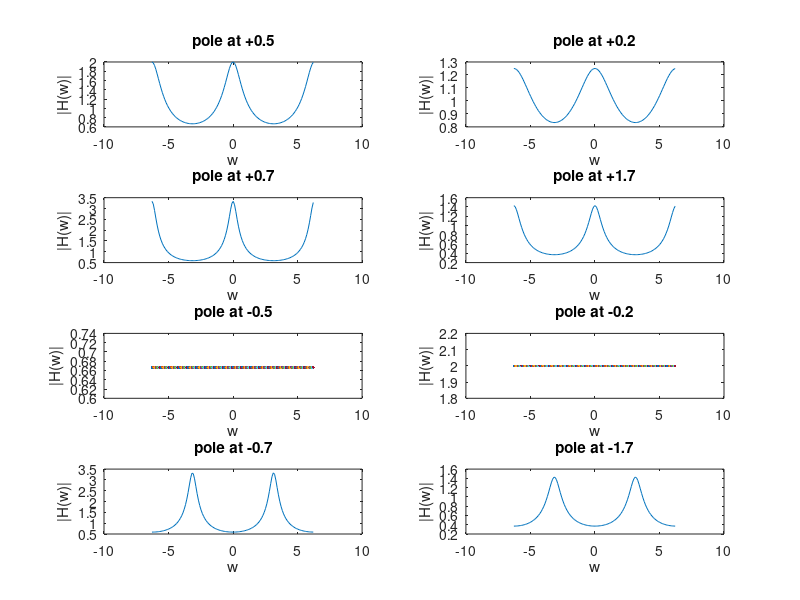

The MATLAB source for this figure:
clc;close;clear all
w=-2*pi:0.1:2*pi;
h1=1./(exp(j.*w)-0.5);
h2=1./(exp(j.*w)-0.2);
h3=1./(exp(j.*w)-0.7);
h4=1./(exp(j.*w)-1.7);
subplot(4,2,1);
plot(w,abs(h1))
title("pole at +0.5");
xlabel("w");
ylabel("|H(w)|");

subplot(4,2,2);
plot(w,abs(h2))
title("pole at +0.2");
xlabel("w");
ylabel("|H(w)|");

subplot(4,2,3);
plot(w,abs(h3))
title("pole at +0.7");
xlabel("w");
ylabel("|H(w)|");

subplot(4,2,4);
plot(w,abs(h4))
title("pole at +1.7");
xlabel("w");
ylabel("|H(w)|");

h5=1./(exp(j.*0)+0.5);
h6=1./(exp(j.*pi)+0.5);
h7=1./(exp(j.*w)+0.7);
h8=1./(exp(j.*w)+1.7);
subplot(4,2,5);
plot(w,abs(h5))
title("pole at -0.5");
xlabel("w");
ylabel("|H(w)|");

subplot(4,2,6);
plot(w,abs(h6))
title("pole at -0.2");
xlabel("w");
ylabel("|H(w)|");

subplot(4,2,7);
plot(w,abs(h7))
title("pole at -0.7");
xlabel("w");
ylabel("|H(w)|");

subplot(4,2,8);
plot(w,abs(h8))
title("pole at -1.7");
xlabel("w");
ylabel("|H(w)|");